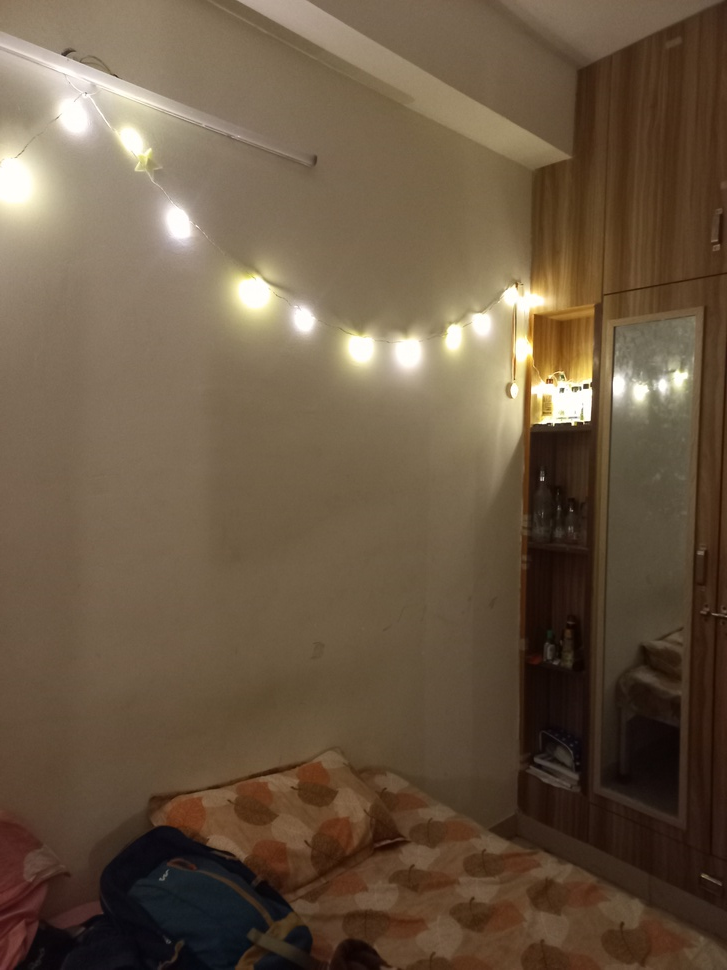
#> input picture images/20230123_213440.jpg, 727 x 970 px, shrunk from 3468 x 4624 before the run; its folder holds 2 pictures in this run
$ jupyter execute panoramic_stiching.ipynb
#> lines starting #> are read from the running program, lines starting #| are printed output that depends on the picture
# Panoramic stiching using cv2.Sticher class

[cell 1]
import os
import cv2

[cell 2]
os.listdir()

[cell 3]
# folder = os.listdir()[6]
folder = 'images'

[cell 4]
paths = []

[cell 5]
os.listdir(folder) #images to be stiched together

[cell 6]
# adding paths of input images to a list
for image in os.listdir(folder):
    paths.append(folder+'/'+image)
paths

[cell 7]
cv2.namedWindow("img1", cv2.WINDOW_NORMAL)
img1 = cv2.imread(paths[0])
#> img1 is the input picture: shape (970, 727, 3); mean B, G, R 67.1, 88, 106.5
cv2.imshow('img1', img1)
cv2.waitKey(0)

[cell 8]
sticher = cv2.Stitcher.create() #initialise the cv2.Stitcher object

[cell 9]
# adding images to be stiched to a list
images = []
for path in paths:
    img = cv2.imread(path)
    images.append(img)

[cell 10]
# making a directory for the output image
if 'output_images' not in os.listdir():
    os.mkdir('output_images')

[cell 11]
ret, result = sticher.stitch(images) # passing the images to the sticher.stitch() function
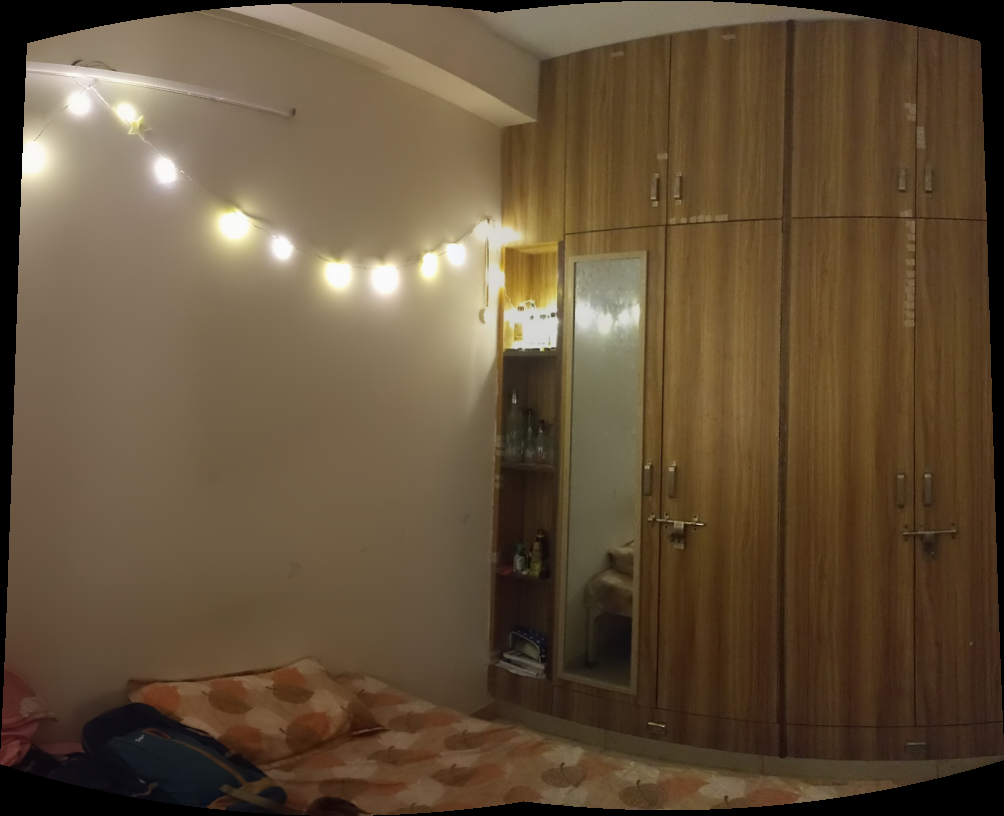
#> result: shape (816, 1004, 3); mean of channels 0, 1, 2 57.2, 80.8, 99.3; drawn as B, G, R
#> ret = 0

if ret == cv2.STITCHER_OK:
    print("stitch successful")
    cv2.imwrite('output_images/result.jpg', result) # saving the resultant image
else:
    print("stitch unsuccessful")

[cell 12]
cv2.namedWindow("out", cv2.WINDOW_NORMAL)
cv2.imshow("out", result)
cv2.waitKey(0)

[cell 13]
for image in images:
    print(image.shape)
#> this loop made 2 passes
#| (970, 727, 3)
#| (970, 727, 3)

The two images were of 4624x3468 pixels dimension.

[cell 14]
result.shape
#> Out = (816, 1004, 3)
